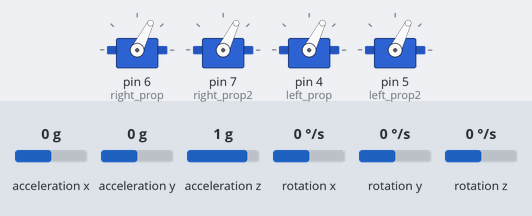
Bench run of a sketch on a simulated Arduino Uno, built with avr-gcc and run on an emulated ATmega328P. Shown: 4 × servo. Wiring (inferred from the names in the program): MPU-6050 motion sensor at I2C address 0x68. The inputs (shaded band) are chosen by the test bench; at power-on: acceleration x 0 g, acceleration z 1 g, acceleration y 0 g, rotation x 0 °/s, rotation y 0 °/s, rotation z 0 °/s. What the sketch prints to the serial monitor is not drawn.

Above: at 8.4 s.
8.5 s: acceleration x set to -1.4 g
At 9.2 s:
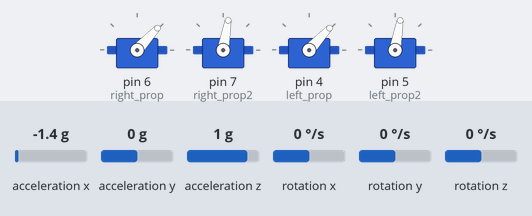
10.2 s: acceleration x set to 0.8 g
At 11.3 s:
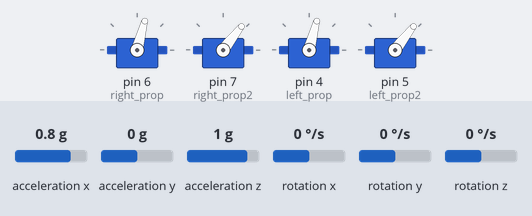
11.9 s: acceleration z set to 0 g
At 12.8 s:
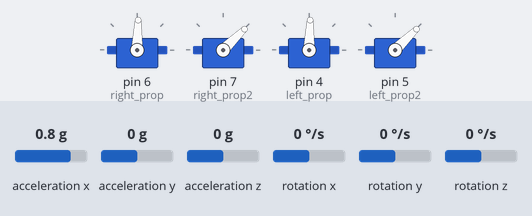
13.6 s: acceleration y set to -0.8 g
At 14.6 s:
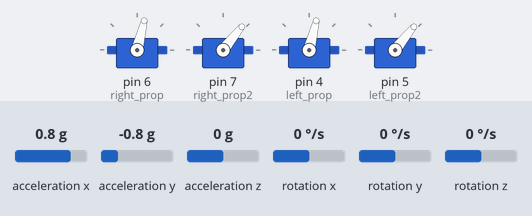
15.5 s: acceleration y set to 0 g
At 16.5 s:
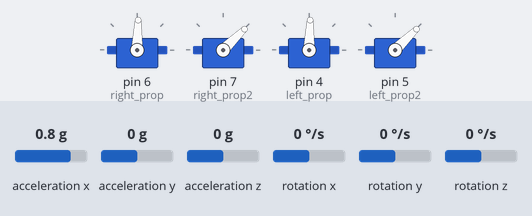
17.2 s: acceleration y set to 0.8 g
At 18.6 s:
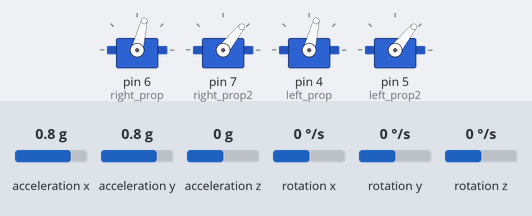
Timing chart, 0 to 20.1 s (numbered marks = the images above; inputs shaded):
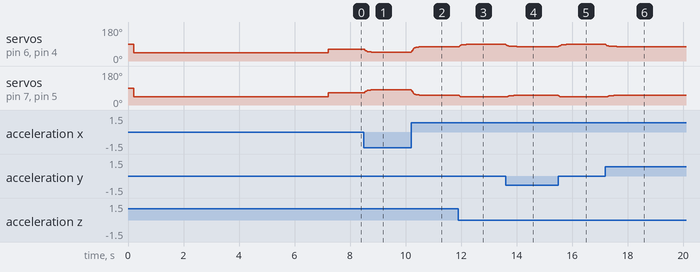

The sketch:

PID_balance_arduino.ino
```cpp
#include <Wire.h>
#include <Servo.h>
#include <AccelGyro.h>
#include <PID.h>


Servo right_prop;
Servo left_prop;
Servo left_prop2;
Servo right_prop2;
AccelGyro accelGyro;
PID pid_pitch, pid_roll, pid_yaw;
float pid_pitch_output, pid_roll_output, pid_yaw_output;
int motorLeft, motorLeft2, motorRight, motorRight2;
Rotation rotation;

/////////////////PID CONSTANTS/////////////////
float kp_pitch=3;
float ki_pitch=0.0;
float kd_pitch=0.3;
double kp_roll=1;
double ki_roll=0;
double kd_roll=0;
double kp_yaw=1;
double ki_yaw=0;
double kd_yaw=0;
///////////////////////////////////////////////

int max_pitch=400;
int max_roll=400;
int max_yaw=400;
double throttle=1200;
float desired_angle = 0;

void setup() {
  Wire.begin();
  Serial.begin(9600);
  right_prop.attach(6);
  right_prop2.attach(7);
  left_prop.attach(4);
  left_prop2.attach(5);
  accelGyro.Initialize();
  Serial.print("Is connected: ");
  Serial.println(accelGyro.IsConnected());
  if(!accelGyro.IsConnected()){
    Serial.println("Cannot get data from MPU6050");
    while(1);
  }
  //accelGyro.Calibrate();
  pid_pitch.SetConstants(kp_pitch, kd_pitch, ki_pitch);
  pid_roll.SetConstants(kp_roll, kd_roll, ki_roll);
  pid_yaw.SetConstants(kp_yaw, kd_yaw, ki_yaw);
  motorLeft = 1000;
  motorLeft2 = 1000;
  motorRight = 1000;
  motorRight2 = 1000;
  left_prop.writeMicroseconds(motorLeft);
  right_prop.writeMicroseconds(motorRight);
  left_prop2.writeMicroseconds(motorLeft2);
  right_prop2.writeMicroseconds(motorRight2);
  delay(7000);
}

void loop() {
  rotation = accelGyro.GetRotation();
  pid_roll_output = 0;
  pid_yaw_output = 0;
  //pid_roll_output = pid_roll.Update(rotation.x);
  pid_pitch_output = pid_pitch.Update(rotation.y);
  //pid_yaw_output = pid_yaw.Update(rotation.z);

  //Serial.println(rotation.y);

  motorLeft = throttle + pid_roll_output + pid_pitch_output + pid_yaw_output;
  motorLeft2 = throttle + pid_roll_output - pid_pitch_output - pid_yaw_output;
  motorRight = throttle - pid_roll_output + pid_pitch_output - pid_yaw_output;
  motorRight2 = throttle - pid_roll_output - pid_pitch_output + pid_yaw_output;
  ClampValue(motorLeft);
  ClampValue(motorLeft2);
  ClampValue(motorRight);
  ClampValue(motorRight2);

  left_prop.writeMicroseconds(motorLeft);
  left_prop2.writeMicroseconds(motorLeft2);
  right_prop.writeMicroseconds(motorRight);
  right_prop2.writeMicroseconds(motorRight2);

}

void ClampValue(int& value){
  if (value < 1000){
    value = 1000;
  }
  if (value > 1500){
    value = 1500;
  }
}
```

Measured:
- after the input at 8.5 s, servo on pin 6 (right_prop), servo on pin 4 (left_prop): moves from 63° to 47° over 0.26 s, starting at once; servo on pin 7 (right_prop2), servo on pin 5 (left_prop2): moves from 64° to 80° over 0.24 s, starting at once
- after the input at 10.2 s, servo on pin 6 (right_prop), servo on pin 4 (left_prop): moves from 47° to 75° over 0.27 s, starting at once; servo on pin 7 (right_prop2), servo on pin 5 (left_prop2): moves from 80° to 52° over 0.28 s, starting at once
- after the input at 11.9 s, servo on pin 6 (right_prop), servo on pin 4 (left_prop): moves from 75° to 88° over 0.29 s, starting at once; servo on pin 7 (right_prop2), servo on pin 5 (left_prop2): 52° → 44° at once
- after the input at 13.6 s, servo on pin 6 (right_prop), servo on pin 4 (left_prop): 88° → 77° at once, → 76° 0.40 s later; servo on pin 7 (right_prop2), servo on pin 5 (left_prop2): 44° → 50° after 0.05 s, → 51° 0.25 s later
- after the input at 15.5 s, servo on pin 6 (right_prop), servo on pin 4 (left_prop): 76° → 87° at once, → 88° 0.28 s later; servo on pin 7 (right_prop2), servo on pin 5 (left_prop2): 51° → 44° at once
- after the input at 17.2 s, servo on pin 6 (right_prop), servo on pin 4 (left_prop): 88° → 77° at once, → 76° 0.40 s later; servo on pin 7 (right_prop2), servo on pin 5 (left_prop2): 44° → 50° after 0.05 s, → 51° 0.25 s later
